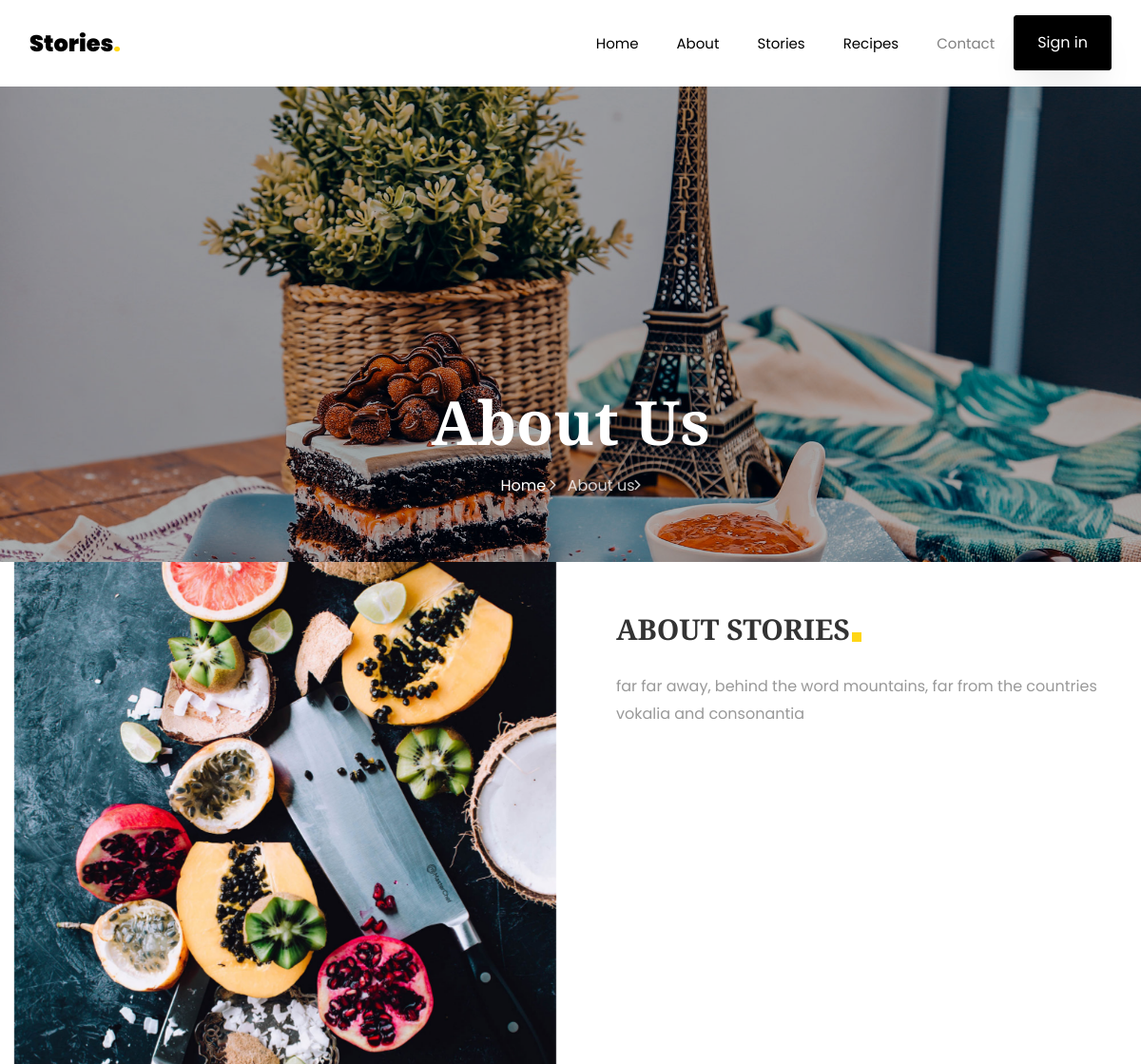
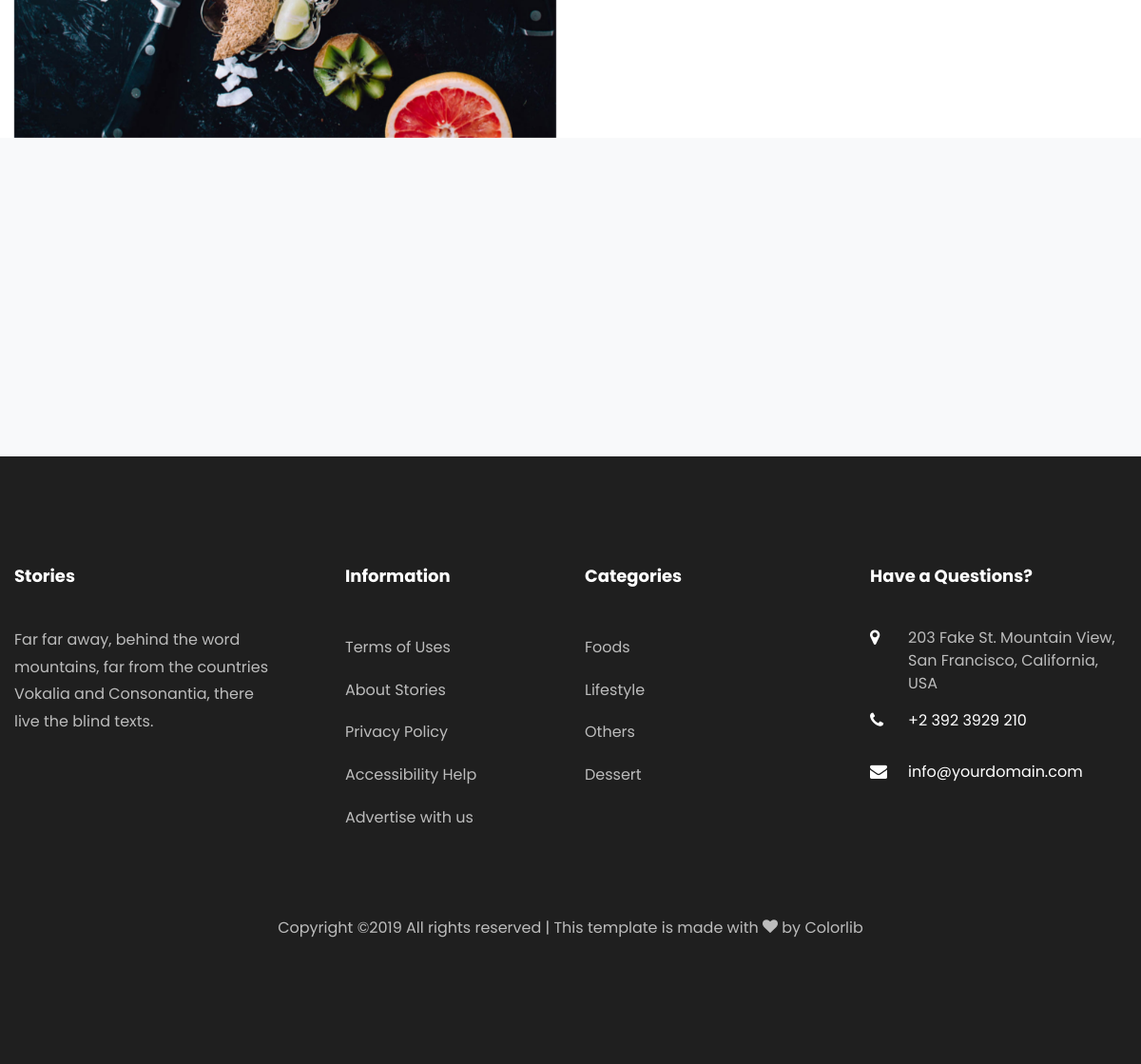
The page /about/ on the database its author committed (2 pictures, top to bottom).
### stories/models.py (models this page shows, shortened)
class AboutPage (models.Model):
    title = models.CharField(max_length=255, blank=False, null=True)
    description = models.TextField(blank=False, null=True)
    created_at = models.DateTimeField(auto_now_add=True)
    updated_at = models.DateTimeField(auto_now = True)

class Category(models.Model):
    title = models.CharField(max_length=50, blank=False, null=False)
    image = models.ImageField(upload_to='categories', blank=False)
    created_at = models.DateTimeField(auto_now_add=True)
    updated_at = models.DateTimeField(auto_now = True)
    class Meta:
        ordering=('created_at',)
        verbose_name='Category'
        verbose_name_plural='Categories'

### stories/views.py (the view)
# urls.py: path('about/', AboutView.as_view(), name='about'),
class AboutView(TemplateView):
    template_name = 'stories/about.html'
    def get_context_data(self, **kwargs):
        context = super().get_context_data(**kwargs)
        context['content'] = AboutPage.objects.last()
        return context

### stories/templatetags/base_filters.py (called while the page is built)
@register.filter
def custom_text_edit (value, mode):
    if mode=="upper":
        return value.upper()
    elif mode=="lower":
        return value.lower()

@register.simple_tag
def get_categories():
    return Category.objects.all()

### stories/templates/stories/about.html (shortened to what this page needs)
{% extends 'base/index.html' %}
{% load static base_filters %}
{% block content %}
<section class="hero-wrap hero-wrap-2" style="background-image: url('/static/images/bg_4.jpg');">
    <div class="overlay"></div>
    <div class="container">
        <div class="row no-gutters slider-text align-items-end justify-content-center">
            <div class="col-md-9 ftco-animate pb-5 text-center">
                <h1 class="mb-3 bread">About Us</h1>
                <p class="breadcrumbs"><span class="mr-2"><a href="index.html">Home <i
                        class="ion-ios-arrow-forward"></i></a></span> <span>About us<i
                        class="ion-ios-arrow-forward"></i></span></p>
            </div>
        </div>
    </div>
</section>
<section class="ftco-counter ftco-section ftco-no-pt ftco-no-pb img" id="section-counter">
    <div class="container">
        <div class="row d-flex">
            <div class="col-md-6 d-flex">
                <div class="img d-flex align-self-stretch" style="background-image:url(/static/images/about.jpg);"></div>
            </div>
            <div class="col-md-6 pl-md-5 py-5">
                <div class="row justify-content-start pb-3">
                    <div class="col-md-12 heading-section ftco-animate">
                        <h2 class="mb-4"><span>{{content.title|custom_text_edit:'upper'}}</span></h2>
                        <p>{{content.description|custom_text_edit:'lower'}}</p>
                    </div>
                </div>
                <div class="row">
                </div>
            </div>
        </div>
    </div>
</section>
<section class="ftco-subscribe ftco-section bg-light">
    <div class="overlay">
        <div class="container">
            <div class="row d-flex justify-content-center">
            </div>
        </div>
    </div>
</section>
{% endblock content %}

### accounts/templates/partials/footer.html (shortened to what this page needs)
{% load base_filters %}
<footer class="ftco-footer ftco-footer-2 ftco-section">
    <div class="container">
        <div class="row mb-5">
            <div class="col-md">
                <div class="ftco-footer-widget mb-4">
                    <h2 class="ftco-heading-2">Stories</h2>
                    <p>Far far away, behind the word mountains, far from the countries Vokalia and Consonantia, there
                        live the blind texts.</p>
                    <ul class="ftco-footer-social list-unstyled float-md-left float-lft mt-5">
                    </ul>
                </div>
            </div>
            <div class="col-md">
                <div class="ftco-footer-widget mb-4 ml-md-5">
                    <h2 class="ftco-heading-2">Information</h2>
                    <ul class="list-unstyled">
                        <li><a href="#" class="py-2 d-block">Terms of Uses</a></li>
                        <li><a href="#" class="py-2 d-block">About Stories</a></li>
                        <li><a href="#" class="py-2 d-block">Privacy Policy</a></li>
                        <li><a href="#" class="py-2 d-block">Accessibility Help</a></li>
                        <li><a href="#" class="py-2 d-block">Advertise with us</a></li>
                    </ul>
                </div>
            </div>
            <div class="col-md">
                <div class="ftco-footer-widget mb-4">
                    <h2 class="ftco-heading-2">Categories</h2>
                    <ul class="list-unstyled">
                        {% get_categories as categories %}
                        {% for category in categories|slice:"5" %}
                        <li><a href="#" class="py-2 d-block">{{category.title}}</a></li>
                        {% endfor %}
                    </ul>
                </div>
            </div>
            <div class="col-md">
                <div class="ftco-footer-widget mb-4">
                    <h2 class="ftco-heading-2">Have a Questions?</h2>
                    <div class="block-23 mb-3">
                        <ul>
                            <li><span class="icon icon-map-marker"></span><span class="text">203 Fake St. Mountain View, San Francisco, California, USA</span>
                            </li>
                            <li><a href="#"><span class="icon icon-phone"></span><span
                                    class="text">+2 392 3929 210</span></a></li>
                            <li><a href="#"><span class="icon icon-envelope"></span><span class="text">info@yourdomain.com</span></a>
                            </li>
                        </ul>
                    </div>
                </div>
            </div>
        </div>
        <div class="row">
            <div class="col-md-12 text-center">
                <p>
                    Copyright &copy;<script>document.write(new Date().getFullYear());</script>
                    All rights reserved | This template is made with <i class="icon-heart color-danger"
                                                                        aria-hidden="true"></i> by <a
                            href="https://colorlib.com" target="_blank">Colorlib</a>
                    </p>
            </div>
        </div>
    </div>
</footer>

### static/css/icomoon.css (style rules this page uses)
[class^="icon-"], [class*=" icon-"] { font-family: 'icomoon' !important; speak: none; font-style: normal; font-weight: normal; font-variant: normal; text-transform: none; line-height: 1; -webkit-font-smoothing: antialiased; -moz-osx-font-smoothing: grayscale; }
.icon-heart:before { content: "\f004"; }
.icon-map-marker:before { content: "\f041"; }
.icon-phone:before { content: "\f095"; }
.icon-envelope:before { content: "\f0e0"; }

### rows shown on the page
AboutPage: title|custom_text_edit "ABOUT STORIES", description|custom_text_edit "far far away, behind the word mountains, far from the countries vokalia and consonantia"
Category: title "Foods"
Category: title "Lifestyle"
Category: title "Others"
Category: title "Dessert"
